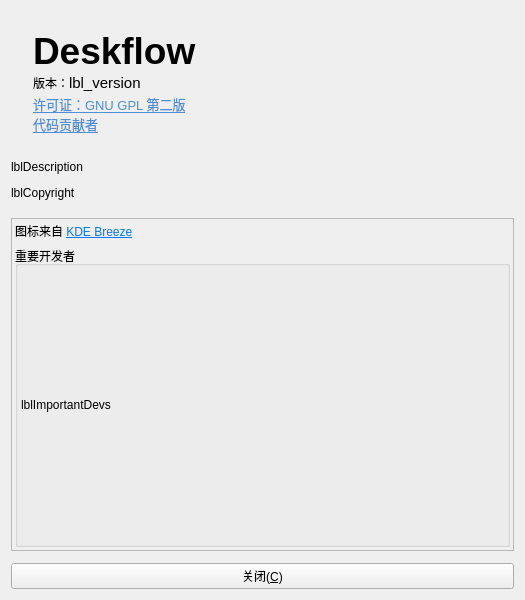
<?xml version="1.0" encoding="UTF-8"?>
<ui version="4.0">
 <class>AboutDialog</class>
 <widget class="QDialog" name="AboutDialog">
  <property name="windowModality">
   <enum>Qt::WindowModality::ApplicationModal</enum>
  </property>
  <property name="geometry">
   <rect>
    <x>0</x>
    <y>0</y>
    <width>525</width>
    <height>600</height>
   </rect>
  </property>
  <property name="sizePolicy">
   <sizepolicy hsizetype="Preferred" vsizetype="Preferred">
    <horstretch>0</horstretch>
    <verstretch>0</verstretch>
   </sizepolicy>
  </property>
  <property name="windowTitle">
   <string>关于 Deskflow</string>
  </property>
  <property name="windowIcon">
   <iconset theme="help-about"/>
  </property>
  <property name="modal">
   <bool>true</bool>
  </property>
  <layout class="QVBoxLayout" name="verticalLayout">
   <property name="spacing">
    <number>12</number>
   </property>
   <item>
    <widget class="QWidget" name="frameLogo" native="true">
     <property name="sizePolicy">
      <sizepolicy hsizetype="Preferred" vsizetype="Fixed">
       <horstretch>0</horstretch>
       <verstretch>0</verstretch>
      </sizepolicy>
     </property>
     <layout class="QGridLayout" name="gridLayout">
      <property name="verticalSpacing">
       <number>0</number>
      </property>
      <item row="4" column="1">
       <widget class="QLabel" name="linkGpl">
        <property name="sizePolicy">
         <sizepolicy hsizetype="Preferred" vsizetype="Fixed">
          <horstretch>0</horstretch>
          <verstretch>0</verstretch>
         </sizepolicy>
        </property>
        <property name="text">
         <string>&lt;!DOCTYPE HTML PUBLIC &quot;-//W3C//DTD HTML 4.0//EN&quot; &quot;http://www.w3.org/TR/REC-html40/strict.dtd&quot;&gt;
&lt;html&gt;&lt;head&gt;&lt;meta name=&quot;qrichtext&quot; content=&quot;1&quot; /&gt;&lt;style type=&quot;text/css&quot;&gt;
p, li { white-space: pre-wrap; }
&lt;/style&gt;&lt;/head&gt;&lt;body style=&quot; font-family:'Ubuntu'; font-size:10pt; font-weight:400; font-style:normal;&quot;&gt;
&lt;p style=&quot; margin-top:0px; margin-bottom:0px; margin-left:0px; margin-right:0px; -qt-block-indent:0; text-indent:0px;&quot;&gt;&lt;a href=&quot;https://www.gnu.org/licenses/old-licenses/gpl-2.0.html&quot;&gt;&lt;span style=&quot; text-decoration: underline; color:#508ed8;&quot;&gt;许可证：GNU GPL 第二版&lt;/a&gt;&lt;/span&gt;&lt;/p&gt;&lt;/body&gt;&lt;/html&gt;</string>
        </property>
        <property name="openExternalLinks">
         <bool>true</bool>
        </property>
       </widget>
      </item>
      <item row="6" column="1">
       <spacer name="verticalSpacer">
        <property name="orientation">
         <enum>Qt::Orientation::Vertical</enum>
        </property>
        <property name="sizeHint" stdset="0">
         <size>
          <width>20</width>
          <height>5</height>
         </size>
        </property>
       </spacer>
      </item>
      <item row="0" column="1">
       <spacer name="verticalSpacer_3">
        <property name="orientation">
         <enum>Qt::Orientation::Vertical</enum>
        </property>
        <property name="sizeHint" stdset="0">
         <size>
          <width>20</width>
          <height>10</height>
         </size>
        </property>
       </spacer>
      </item>
      <item row="1" column="1">
       <widget class="QLabel" name="lblName">
        <property name="sizePolicy">
         <sizepolicy hsizetype="Preferred" vsizetype="Fixed">
          <horstretch>0</horstretch>
          <verstretch>0</verstretch>
         </sizepolicy>
        </property>
        <property name="font">
         <font>
          <pointsize>28</pointsize>
          <bold>true</bold>
         </font>
        </property>
        <property name="text">
         <string notr="true">Deskflow</string>
        </property>
        <property name="scaledContents">
         <bool>false</bool>
        </property>
        <property name="alignment">
         <set>Qt::AlignmentFlag::AlignBottom|Qt::AlignmentFlag::AlignLeading|Qt::AlignmentFlag::AlignLeft</set>
        </property>
        <property name="indent">
         <number>0</number>
        </property>
        <property name="program_name" stdset="0">
         <bool>false</bool>
        </property>
       </widget>
      </item>
      <item row="0" column="0" rowspan="9">
       <widget class="QLabel" name="lblIcon">
        <property name="sizePolicy">
         <sizepolicy hsizetype="Preferred" vsizetype="Fixed">
          <horstretch>0</horstretch>
          <verstretch>0</verstretch>
         </sizepolicy>
        </property>
        <property name="autoFillBackground">
         <bool>false</bool>
        </property>
       </widget>
      </item>
      <item row="3" column="1">
       <widget class="QWidget" name="widget_2" native="true">
        <property name="sizePolicy">
         <sizepolicy hsizetype="Preferred" vsizetype="Fixed">
          <horstretch>0</horstretch>
          <verstretch>0</verstretch>
         </sizepolicy>
        </property>
        <layout class="QHBoxLayout" name="horizontalLayout">
         <property name="spacing">
          <number>0</number>
         </property>
         <property name="leftMargin">
          <number>0</number>
         </property>
         <property name="topMargin">
          <number>0</number>
         </property>
         <property name="rightMargin">
          <number>0</number>
         </property>
         <property name="bottomMargin">
          <number>0</number>
         </property>
         <item>
          <widget class="QLabel" name="label">
           <property name="sizePolicy">
            <sizepolicy hsizetype="Maximum" vsizetype="Fixed">
             <horstretch>0</horstretch>
             <verstretch>0</verstretch>
            </sizepolicy>
           </property>
           <property name="text">
            <string>版本：</string>
           </property>
           <property name="alignment">
            <set>Qt::AlignmentFlag::AlignLeading|Qt::AlignmentFlag::AlignLeft|Qt::AlignmentFlag::AlignVCenter</set>
           </property>
           <property name="indent">
            <number>0</number>
           </property>
          </widget>
         </item>
         <item>
          <widget class="QLabel" name="lblVersion">
           <property name="sizePolicy">
            <sizepolicy hsizetype="Maximum" vsizetype="Fixed">
             <horstretch>0</horstretch>
             <verstretch>0</verstretch>
            </sizepolicy>
           </property>
           <property name="font">
            <font>
             <pointsize>11</pointsize>
            </font>
           </property>
           <property name="text">
            <string notr="true">lbl_version</string>
           </property>
           <property name="alignment">
            <set>Qt::AlignmentFlag::AlignLeading|Qt::AlignmentFlag::AlignLeft|Qt::AlignmentFlag::AlignVCenter</set>
           </property>
           <property name="smaller_text" stdset="0">
            <bool>true</bool>
           </property>
          </widget>
         </item>
         <item>
          <widget class="QPushButton" name="btnCopyVersion">
           <property name="sizePolicy">
            <sizepolicy hsizetype="Fixed" vsizetype="Fixed">
             <horstretch>0</horstretch>
             <verstretch>0</verstretch>
            </sizepolicy>
           </property>
           <property name="maximumSize">
            <size>
             <width>32</width>
             <height>16777215</height>
            </size>
           </property>
           <property name="toolTip">
            <string>复制版本信息</string>
           </property>
           <property name="icon">
            <iconset>
             <normaloff>:/icons/64x64/copy-dark.png</normaloff>:/icons/64x64/copy-dark.png</iconset>
           </property>
           <property name="flat">
            <bool>true</bool>
           </property>
          </widget>
         </item>
         <item>
          <spacer name="horizontalSpacer">
           <property name="sizePolicy">
            <sizepolicy hsizetype="Minimum" vsizetype="Minimum">
             <horstretch>0</horstretch>
             <verstretch>0</verstretch>
            </sizepolicy>
           </property>
           <property name="orientation">
            <enum>Qt::Orientation::Horizontal</enum>
           </property>
           <property name="sizeHint" stdset="0">
            <size>
             <width>40</width>
             <height>10</height>
            </size>
           </property>
          </spacer>
         </item>
        </layout>
       </widget>
      </item>
      <item row="5" column="1">
       <widget class="QLabel" name="linkContributors">
        <property name="sizePolicy">
         <sizepolicy hsizetype="Preferred" vsizetype="Fixed">
          <horstretch>0</horstretch>
          <verstretch>0</verstretch>
         </sizepolicy>
        </property>
        <property name="text">
         <string>&lt;!DOCTYPE HTML PUBLIC &quot;-//W3C//DTD HTML 4.0//EN&quot; &quot;http://www.w3.org/TR/REC-html40/strict.dtd&quot;&gt;
&lt;html&gt;&lt;head&gt;&lt;meta name=&quot;qrichtext&quot; content=&quot;1&quot; /&gt;&lt;style type=&quot;text/css&quot;&gt;
p, li { white-space: pre-wrap; }
&lt;/style&gt;&lt;/head&gt;&lt;body style=&quot; font-family:'Ubuntu'; font-size:10pt; font-weight:400; font-style:normal;&quot;&gt;
&lt;p style=&quot; margin-top:0px; margin-bottom:0px; margin-left:0px; margin-right:0px; -qt-block-indent:0; text-indent:0px;&quot;&gt;&lt;a href=&quot;https://github.com/deskflow/deskflow/graphs/contributors&quot;&gt;&lt;span style=&quot; text-decoration: underline; color:#508ed8;&quot;&gt;代码贡献者&lt;/span&gt;&lt;/a&gt;&lt;/p&gt;&lt;/body&gt;&lt;/html&gt;</string>
        </property>
        <property name="openExternalLinks">
         <bool>true</bool>
        </property>
       </widget>
      </item>
     </layout>
    </widget>
   </item>
   <item>
    <widget class="QLabel" name="lblDescription">
     <property name="sizePolicy">
      <sizepolicy hsizetype="Preferred" vsizetype="Fixed">
       <horstretch>0</horstretch>
       <verstretch>0</verstretch>
      </sizepolicy>
     </property>
     <property name="text">
      <string notr="true">lblDescription</string>
     </property>
     <property name="alignment">
      <set>Qt::AlignmentFlag::AlignLeading|Qt::AlignmentFlag::AlignLeft|Qt::AlignmentFlag::AlignTop</set>
     </property>
    </widget>
   </item>
   <item>
    <widget class="QLabel" name="lblCopyright">
     <property name="sizePolicy">
      <sizepolicy hsizetype="Preferred" vsizetype="Fixed">
       <horstretch>0</horstretch>
       <verstretch>0</verstretch>
      </sizepolicy>
     </property>
     <property name="text">
      <string notr="true">lblCopyright</string>
     </property>
    </widget>
   </item>
   <item>
    <spacer name="verticalSpacer_2">
     <property name="orientation">
      <enum>Qt::Orientation::Vertical</enum>
     </property>
     <property name="sizeType">
      <enum>QSizePolicy::Policy::Fixed</enum>
     </property>
     <property name="sizeHint" stdset="0">
      <size>
       <width>20</width>
       <height>6</height>
      </size>
     </property>
    </spacer>
   </item>
   <item>
    <widget class="QScrollArea" name="scrollArea">
     <property name="sizePolicy">
      <sizepolicy hsizetype="Preferred" vsizetype="Preferred">
       <horstretch>0</horstretch>
       <verstretch>0</verstretch>
      </sizepolicy>
     </property>
     <property name="sizeAdjustPolicy">
      <enum>QAbstractScrollArea::SizeAdjustPolicy::AdjustIgnored</enum>
     </property>
     <property name="widgetResizable">
      <bool>true</bool>
     </property>
     <widget class="QWidget" name="scrollAreaWidgetContents">
      <property name="geometry">
       <rect>
        <x>0</x>
        <y>0</y>
        <width>505</width>
        <height>294</height>
       </rect>
      </property>
      <property name="sizePolicy">
       <sizepolicy hsizetype="Preferred" vsizetype="Preferred">
        <horstretch>0</horstretch>
        <verstretch>0</verstretch>
       </sizepolicy>
      </property>
      <layout class="QVBoxLayout" name="verticalLayout_4">
       <property name="spacing">
        <number>6</number>
       </property>
       <property name="leftMargin">
        <number>3</number>
       </property>
       <property name="topMargin">
        <number>3</number>
       </property>
       <property name="rightMargin">
        <number>3</number>
       </property>
       <property name="bottomMargin">
        <number>3</number>
       </property>
       <item>
        <widget class="QLabel" name="label_2">
         <property name="sizePolicy">
          <sizepolicy hsizetype="Preferred" vsizetype="Maximum">
           <horstretch>0</horstretch>
           <verstretch>0</verstretch>
          </sizepolicy>
         </property>
         <property name="text">
          <string>&lt;html&gt;&lt;head/&gt;&lt;body&gt;&lt;p&gt;图标来自 &lt;a href=&quot;https://develop.kde.org/frameworks/breeze-icons/&quot;&gt;&lt;span style=&quot; text-decoration: underline; color:#007af4;&quot;&gt;KDE Breeze&lt;/span&gt;&lt;/a&gt;&lt;/p&gt;&lt;/body&gt;&lt;/html&gt;</string>
         </property>
         <property name="openExternalLinks">
          <bool>true</bool>
         </property>
        </widget>
       </item>
       <item>
        <widget class="QGroupBox" name="groupBox">
         <property name="sizePolicy">
          <sizepolicy hsizetype="Preferred" vsizetype="Expanding">
           <horstretch>0</horstretch>
           <verstretch>0</verstretch>
          </sizepolicy>
         </property>
         <property name="title">
          <string>重要开发者</string>
         </property>
         <layout class="QVBoxLayout" name="verticalLayout_2">
          <property name="spacing">
           <number>0</number>
          </property>
          <property name="leftMargin">
           <number>3</number>
          </property>
          <property name="topMargin">
           <number>3</number>
          </property>
          <property name="rightMargin">
           <number>3</number>
          </property>
          <property name="bottomMargin">
           <number>3</number>
          </property>
          <item>
           <widget class="QLabel" name="lblImportantDevs">
            <property name="sizePolicy">
             <sizepolicy hsizetype="Preferred" vsizetype="Preferred">
              <horstretch>0</horstretch>
              <verstretch>0</verstretch>
             </sizepolicy>
            </property>
            <property name="frameShape">
             <enum>QFrame::Shape::NoFrame</enum>
            </property>
            <property name="text">
             <string notr="true">lblImportantDevs</string>
            </property>
            <property name="wordWrap">
             <bool>true</bool>
            </property>
           </widget>
          </item>
         </layout>
        </widget>
       </item>
      </layout>
     </widget>
    </widget>
   </item>
   <item>
    <widget class="QPushButton" name="btnOk">
     <property name="text">
      <string>关闭(&amp;C)</string>
     </property>
     <property name="icon">
      <iconset theme="window-close"/>
     </property>
    </widget>
   </item>
  </layout>
 </widget>
 <resources/>
 <connections/>
</ui>
